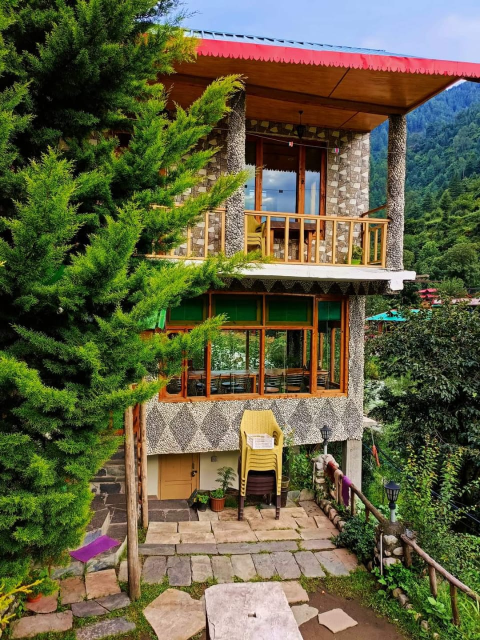
#> input picture public/images/kasol/stay/11.jpg, 960 x 1280 px, found by its file name (shown at 1/2 size)
$ python resize-images.py   (older library calls are emulated)
#> lines starting #> are read from the running program, lines starting #| are printed output that depends on the picture
#> the answer given: 100
import os
from PIL import Image


def resize_images(folder_path, max_width):
#> called with folder_path = '', max_width = 100
    for filename in os.listdir(folder_path):
        if filename.endswith(".jpg") or filename.endswith(".png") or filename.endswith(".webp"):
            filepath = os.path.join(folder_path, filename)
            with Image.open(filepath) as im:
#> im is the input picture: PIL image 960x1280 RGB; mean R, G, B 96.7, 95.4, 65.9
                width, height = im.size
#> width = 960; height = 1280
                if width > max_width:
                    new_height = int((max_width / width) * height)
#> new_height = 133
                    im = im.resize((max_width, new_height), Image.ANTIALIAS)
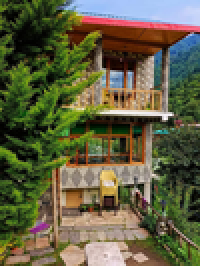
#> im: PIL image 100x133 RGB (shown 2 times larger); mean R, G, B 96.7, 95.5, 65.9
                    im.save(filepath)


print("Enter folder path : ")
fp = input()
print("Enter the max width : ", end="")
resize_images(fp, int(input()))

$ run again, on public/images/kasol/stay/12.jpg
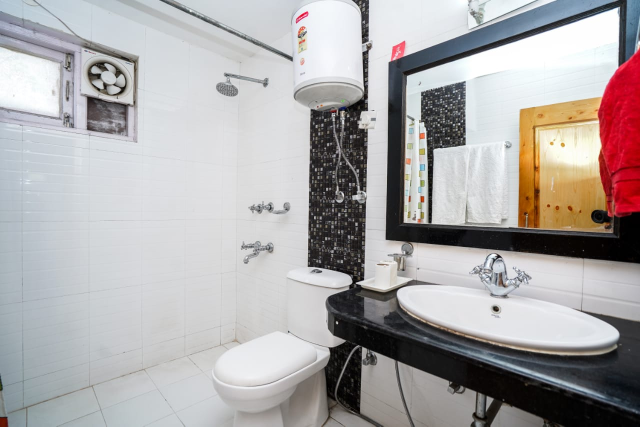
#> input picture public/images/kasol/stay/12.jpg, 1280 x 853 px, found by its file name (shown at 1/2 size)
#> in resize_images, im is the input picture: PIL image 1280x853 RGB; mean R, G, B 172.7, 169.1, 169.4
#> in resize_images, `im = im.resize((max_width, new_height), Image.ANTIALIAS)`:
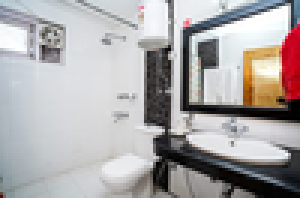
#> im: PIL image 100x66 RGB (shown 3 times larger); mean R, G, B 172.6, 169, 169.3

$ run again, on public/images/kasol/stay/13.jpg
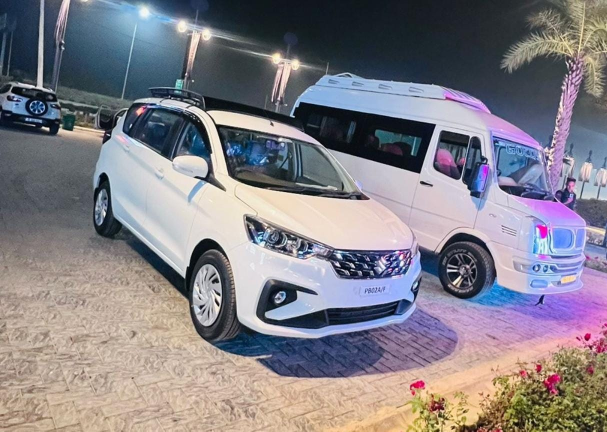
#> input picture public/images/kasol/stay/13.jpg, 1214 x 863 px, found by its file name (shown at 1/2 size)
#> in resize_images, im is the input picture: PIL image 1214x863 RGB; mean R, G, B 132.1, 128.1, 135.4
#> in resize_images, `im = im.resize((max_width, new_height), Image.ANTIALIAS)`:
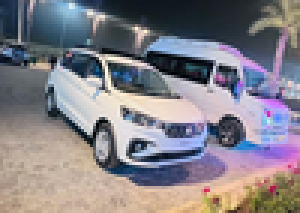
#> im: PIL image 100x71 RGB (shown 3 times larger); mean R, G, B 132.1, 128.1, 135.4
